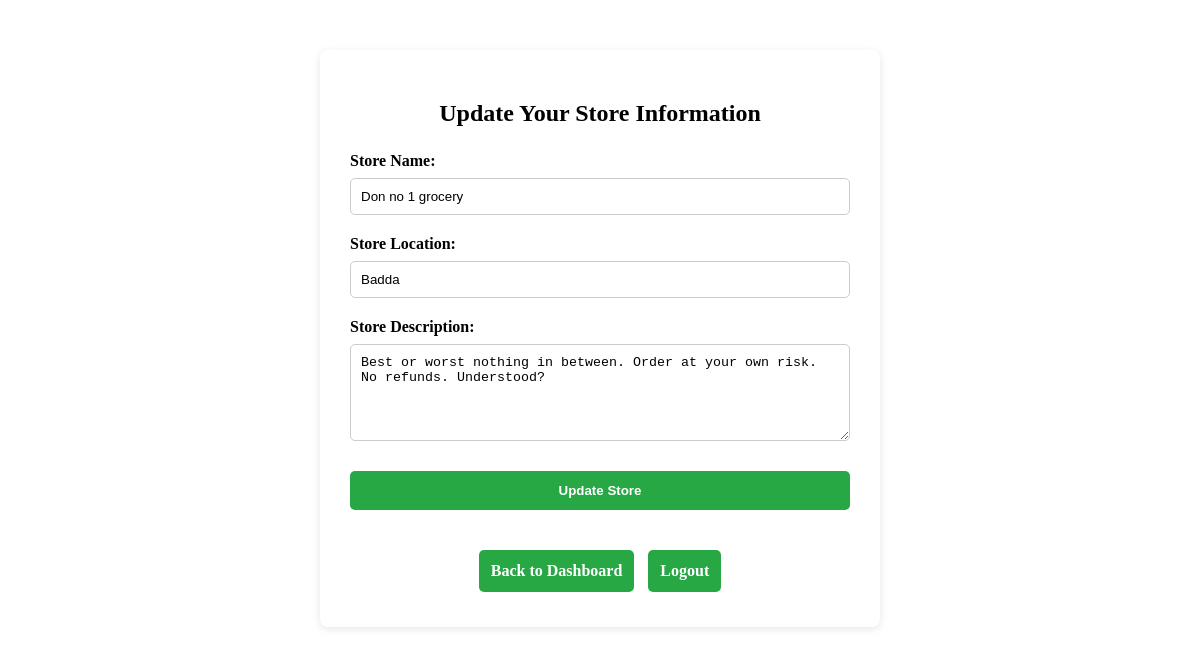
/Kachabazar/update_store_info.php (signed in), run on the app's committed database.
### tables this page shows
CREATE TABLE `seller` (
  `seller_id` int(11) NOT NULL,
  `seller_name` varchar(100) NOT NULL,
  `store_name` varchar(100) NOT NULL,
  `seller_email` varchar(100) NOT NULL,
  `seller_password` varchar(255) NOT NULL,
  `date` date NOT NULL,
  `store_location` varchar(255) NOT NULL,
  `store_description` text DEFAULT NULL
);

### Kachabazar/update_store_info.php (the view, shortened to what this page needs)
<?php
$conn = mysqli_connect('localhost', 'root', '', 'kachabazarDB');
$seller_id = $_SESSION['seller_id'];
$seller_query = "SELECT store_name, store_location, store_description FROM Seller WHERE seller_id = $seller_id";
$seller_result = mysqli_query($conn, $seller_query);
$store_name = '';
$store_location = '';
$store_description = '';
if ($seller_row = mysqli_fetch_assoc($seller_result)) {
    $store_name = $seller_row['store_name'];
    $store_location = $seller_row['store_location'];
    $store_description = $seller_row['store_description'];
}
?>
<!DOCTYPE html>
<html lang="en">
<head>
    <link rel="stylesheet" href="css/styles.css">
</head>
<body>
<div class="form-container">
    <h2>Update Your Store Information</h2>
    <form method="POST" action="update_store_info.php">
        <label>Store Name:</label>
        <input type="text" name="store_name" value="<?php echo htmlspecialchars($store_name); ?>" required>
        <label>Store Location:</label>
        <input type="text" name="store_location" value="<?php echo htmlspecialchars($store_location); ?>" required>
        <label>Store Description:</label>
        <textarea name="store_description" rows="5" required><?php echo htmlspecialchars($store_description); ?></textarea>
        <input type="submit" name="update_store" value="Update Store" class="action-button">
    </form>
    <div class="manage-buttons">
        <a href="seller_dashboard.php" class="action-button">Back to Dashboard</a>
        <a href="logout.php" class="action-button logout-button">Logout</a>
    </div>
</div>
</body>
</html>

### Kachabazar/css/styles.css (style rules this page uses)
.manage-buttons { margin-top: 30px; text-align: center; }
.manage-buttons .action-button { display: inline-block; background-color: #007bff; color: white; padding: 10px 20px; margin: 5px; border-radius: 5px; text-decoration: none; transition: background-color 0.3s ease; }
.manage-buttons .logout-button { background-color: #dc3545; }
.form-container { background-color: #ffffff; max-width: 500px; margin: 50px auto; padding: 30px; border-radius: 8px; box-shadow: 0 2px 8px rgba(0,0,0,0.1); }
.form-container h2 { text-align: center; margin-bottom: 25px; }
.form-container form { display: flex; flex-direction: column; }
.form-container label { margin-bottom: 8px; font-weight: bold; }
.form-container input[type="text"], .form-container textarea { padding: 10px; margin-bottom: 20px; border: 1px solid #ccc; border-radius: 5px; width: 100%; box-sizing: border-box; }
.form-container .action-button { background-color: #28a745; color: white; padding: 12px; border: none; border-radius: 5px; font-weight: bold; cursor: pointer; transition: background-color 0.3s ease; text-align: center; text-decoration: none; margin-top: 10px; }
.action-button { background-color: #28a745; color: white; padding: 10px 18px; border-radius: 5px; text-decoration: none; font-weight: bold; display: inline-block; }

### data on the page
seller: store_name "Don no 1 grocery", store_location "Badda", store_description "Best or worst nothing in between. Order at your own risk. No refunds. Understood?"
